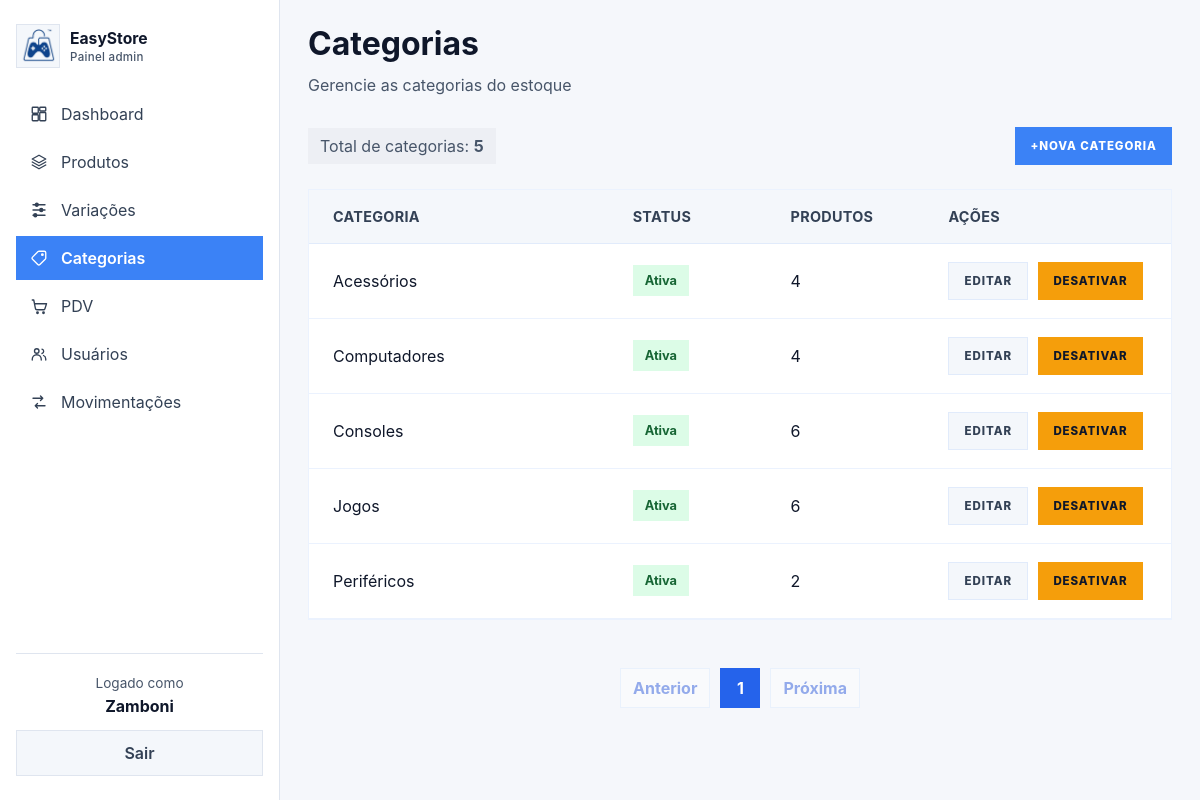
Before: /categorias/ (signed in) with the older database file.
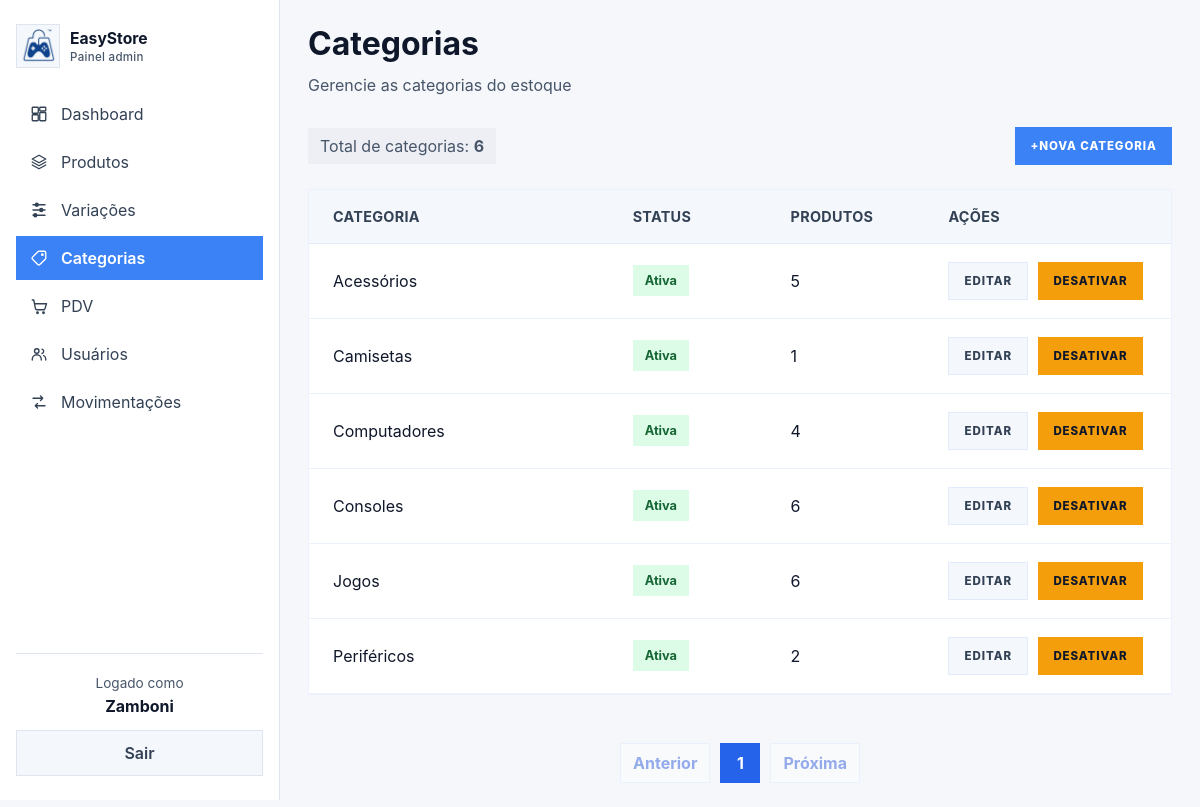
After: the same page with the newer database file.
### app/models/categoria.py (models this page shows)
class Categoria(Base):
    __tablename__ = "categorias"
    id = Column(Integer, primary_key=True, autoincrement=True, index=True)
    nome = Column(String(167), nullable=False, unique=True)
    descricao = Column(String(255), nullable=True)
    ativo = Column(Boolean, default=True)
    produtos = relationship("Produto", back_populates="categoria", lazy="select")

### app/controllers/categoria_controller.py (the view)
@router.get("/")
def listar_categorias(
    request: Request,
    pagina: int = 1,
    por_pagina: int = 10,
    db: Session = Depends(get_db),
    usuario = Depends(get_admin),
):
    query = db.query(Categoria).order_by(Categoria.nome)
    total_categorias = query.count()
    por_pagina = min(max(por_pagina, 1), 10)
    total_paginas = math.ceil(total_categorias / por_pagina) if total_categorias else 1
    pagina = min(max(pagina, 1), total_paginas)
    categorias = query.offset((pagina - 1) * por_pagina).limit(por_pagina).all()
    return templates.TemplateResponse(
        request,
        "admin/categorias.html",
        {
            "request":      request,
            "usuario":      usuario,
            "categorias":   categorias,
            "pagina":       pagina,
            "por_pagina":   por_pagina,
            "total_paginas": total_paginas,
            "total_categorias": total_categorias,
            "page_title":   "Categorias",
            "page_subtitle":"Gerencie as categorias do estoque",
            "css_path":     "css/cadastros.css",
            "active":       "categorias",
        }
    )

### app/templates/admin/categorias.html
{% extends "admin/base.html" %}
{% block content %}
<div class="table-actions">
  <div class="detail-pill">Total de categorias: <strong>{{ total_categorias }}</strong></div>
  {% set role = usuario.role if usuario is not mapping else usuario.get('role') if usuario else None %}
  {% if role == 'admin' %}
  <a href="/categorias/nova" class="btn btn-primary">+Nova categoria</a>
  {% endif %}
</div>
<div class="table-card categories-table">
  <div class="table-row header">
    <div>Categoria</div>
    <div>Status</div>
    <div>Produtos</div>
    <div>Ações</div>
  </div>
  {% for categoria in categorias %}
  <div class="table-row">
    <div>{{ categoria.nome }}</div>
    <div><span class="status-badge {% if categoria.ativo %}active{% else %}inactive{% endif %}">{{ 'Ativa' if categoria.ativo else 'Inativa' }}</span></div>
    <div>{{ categoria.produtos|length }}</div>
    <div class="actions">
      {% if role == 'admin' %}
      <a href="/categorias/{{ categoria.id }}/editar" class="btn btn-secondary">Editar</a>
      <form action="/categorias/{{ categoria.id }}/toggle-ativo" method="post" data-confirm="Tem certeza que deseja alterar o status desta categoria?"><button type="submit" class="btn btn-warning">{% if categoria.ativo %}Desativar{% else %}Ativar{% endif %}</button></form>
      {% else %}
      <span class="muted">Ações administrativas ocultas</span>
      {% endif %}
    </div>
  </div>
  {% endfor %}
</div>
<nav class="pagination" aria-label="Paginação de categorias">
  <a class="pagination-link {% if pagina == 1 %}disabled{% endif %}" href="/categorias?por_pagina={{ por_pagina }}&pagina={{ pagina - 1 }}">Anterior</a>
  {% for numero in range(1, total_paginas + 1) %}
  <a class="pagination-link {% if numero == pagina %}active{% endif %}" href="/categorias?por_pagina={{ por_pagina }}&pagina={{ numero }}">{{ numero }}</a>
  {% endfor %}
  <a class="pagination-link {% if pagina == total_paginas %}disabled{% endif %}" href="/categorias?por_pagina={{ por_pagina }}&pagina={{ pagina + 1 }}">Próxima</a>
</nav>
{% endblock %}

Changed rows visible on the page:
computed for Categoria "Acessórios": produtos|length "4" → "5"
added Categoria: nome "Camisetas", ativo "Ativa", produtos|length "1", shows "DESATIVAR"
Other visible differences:
{{ total_categorias }}: "5" → "6"
